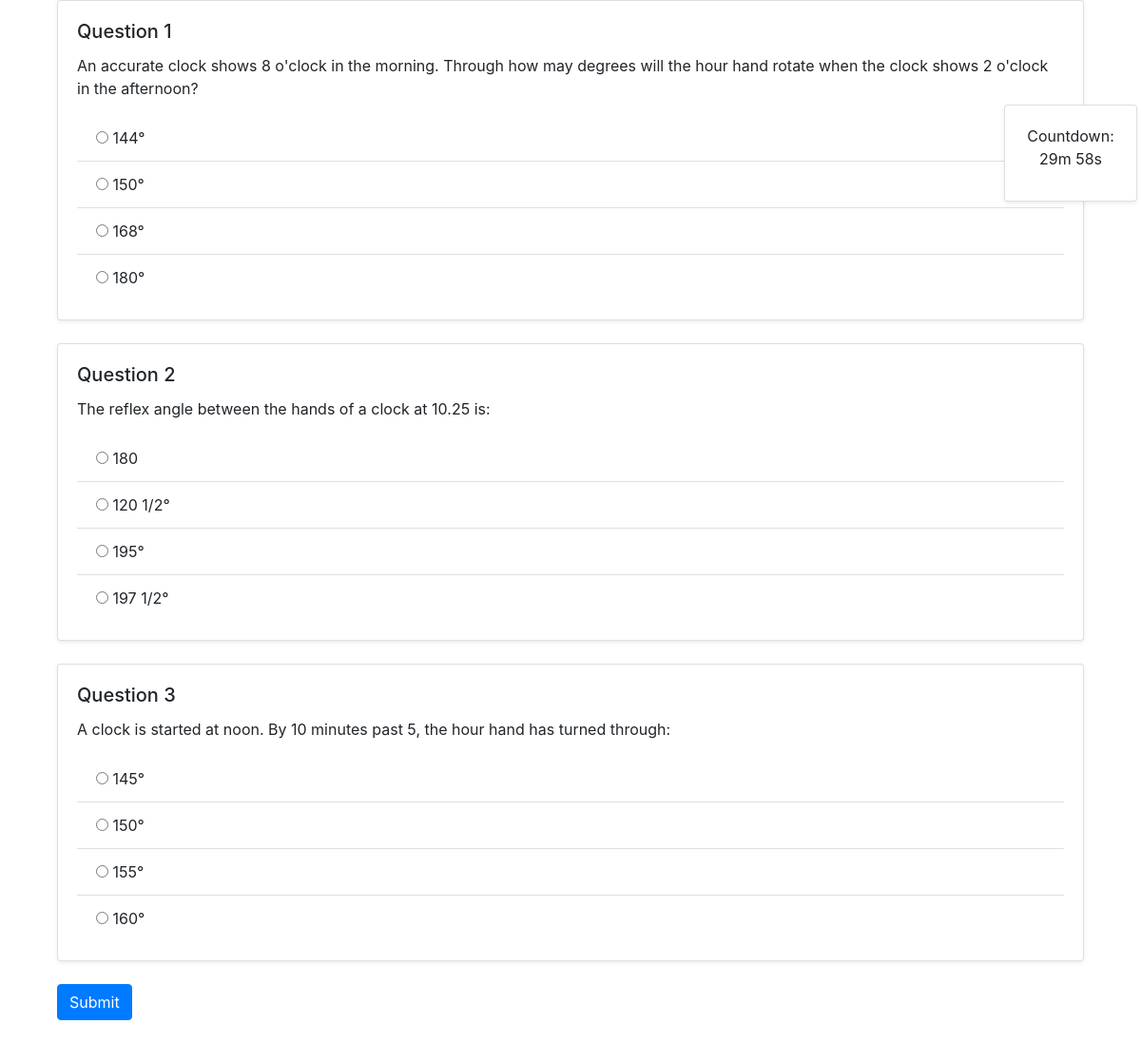
The page /User/Questions/19 (signed in) on the database its author committed.
### Master/models.py (models this page shows)
class tbl_question(models.Model):
    question_id = models.AutoField(primary_key=True)
    question_content=models.CharField(max_length=500)
    question_score=models.IntegerField()
    option_1=models.CharField(max_length=500)
    option_2=models.CharField(max_length=500)
    option_3=models.CharField(max_length=500)
    option_4=models.CharField(max_length=500)
    answer=models.CharField(max_length=500)
    category_id=models.ForeignKey(tbl_category,on_delete=models.CASCADE)
    answer_key=models.CharField(max_length=500,null=True)

### User/views.py (the view)
# urls.py: path('Questions/', views.Questions,name='Questions'),
def Questions(request, cid):
    if 'uid' not in request.session:
        return redirect('login')
    user_id = request.session['uid']
    user = tbl_user.objects.get(user_id=user_id)
    all_questions = tbl_question.objects.filter(category_id=cid)
    if all_questions.count() > 30:
        random_questions = sample(list(all_questions), 30)
    else:
        random_questions = all_questions
    if request.method == "POST":
        test = tbl_test.objects.get(user_id=user, test_status='0')
        test.test_end_time = timezone.now()
        test.test_status = '1'
        total_score = 0
        for question in random_questions:
            answer_key = f'answer_{question.question_id}'
            user_answer = request.POST.get(answer_key)
            if user_answer == question.answer:
                total_score += question.question_score
            test_question = tbl_test_question.objects.create(
                test_id=test,
                test_question_answer=user_answer,
                test_question_score=question.question_score if user_answer == question.answer else 0,
                question_id=question  # Insert question_id into tbl_test_question
            )
            test_question.save()
        test.test_score = total_score
        test.save()
        return render(request, 'User/HomePage.html')
    else:
        data = tbl_test.objects.filter(user_id=request.session['uid'],test_status=0).count()
        if data > 0:
            return render(request, 'User/Questions.html', {'Questions': random_questions})
        else:
            test = tbl_test.objects.create(user_id=user)
            return render(request, 'User/Questions.html', {'Questions': random_questions})

### User/Templates/User/Questions.html (shortened to what this page needs)
<!DOCTYPE html>
<html lang="en">
<head>
  <link href="https://stackpath.bootstrapcdn.com/bootstrap/4.5.2/css/bootstrap.min.css" rel="stylesheet" />
</head>
<body>
  <div class="card shadow-sm timer">
    <div class="card-body">
      <div class="card-title" id="timer"></div>
    </div>
  </div>
  <div class="container">
    <form method="POST">
      {% csrf_token %} {% for question in Questions %}
      <div class="col-md-12 mb-4">
        <div class="card shadow-sm">
          <div class="card-body">
            <h5 class="card-title">Question {{ forloop.counter }}</h5>
            <p class="card-text">{{ question.question_content }}</p>
            <ul class="list-group list-group-flush">
              <li class="list-group-item">
                <input type="radio" required name="answer_{{ question.question_id }}" value="{{ question.option_1 }}" />
                {{ question.option_1 }}
              </li>
              <li class="list-group-item">
                <input type="radio" name="answer_{{ question.question_id }}" value="{{ question.option_2 }}" />
                {{ question.option_2 }}
              </li>
              <li class="list-group-item">
                <input type="radio" name="answer_{{ question.question_id }}" value="{{ question.option_3 }}" />
                {{ question.option_3 }}
              </li>
              <li class="list-group-item">
                <input type="radio" name="answer_{{ question.question_id }}" value="{{ question.option_4 }}" />
                {{ question.option_4 }}
              </li>
            </ul>
          </div>
        </div>
      </div>
      {% endfor %}
      <div class="col-md-12 mb-4">
        <input onclick="changeSession()" type="submit" class="btn btn-primary" value="Submit" />
      </div>
    </form>
  </div>
</body>
</html>

### User/Templates/User/Questions.html (style rules this page uses)
.timer { z-index: 99; width: 140px; text-align: center; position: fixed; top: 10%; left: 88%; }

### rows shown on the page
tbl_question: question_content "An accurate clock shows 8 o'clock in the morning. Through how may degrees will the hour hand rotate when the clock shows 2 o'clock in the afternoon?", option_1 "144°", option_2 "150°", option_3 "168°", option_4 "180°"
tbl_question: question_content "The reflex angle between the hands of a clock at 10.25 is:", option_1 "180", option_2 "120 1/2°", option_3 "195°", option_4 "197 1/2°"
tbl_question: question_content "A clock is started at noon. By 10 minutes past 5, the hour hand has turned through:", option_1 "145°", option_2 "150°", option_3 "155°", option_4 "160°"
